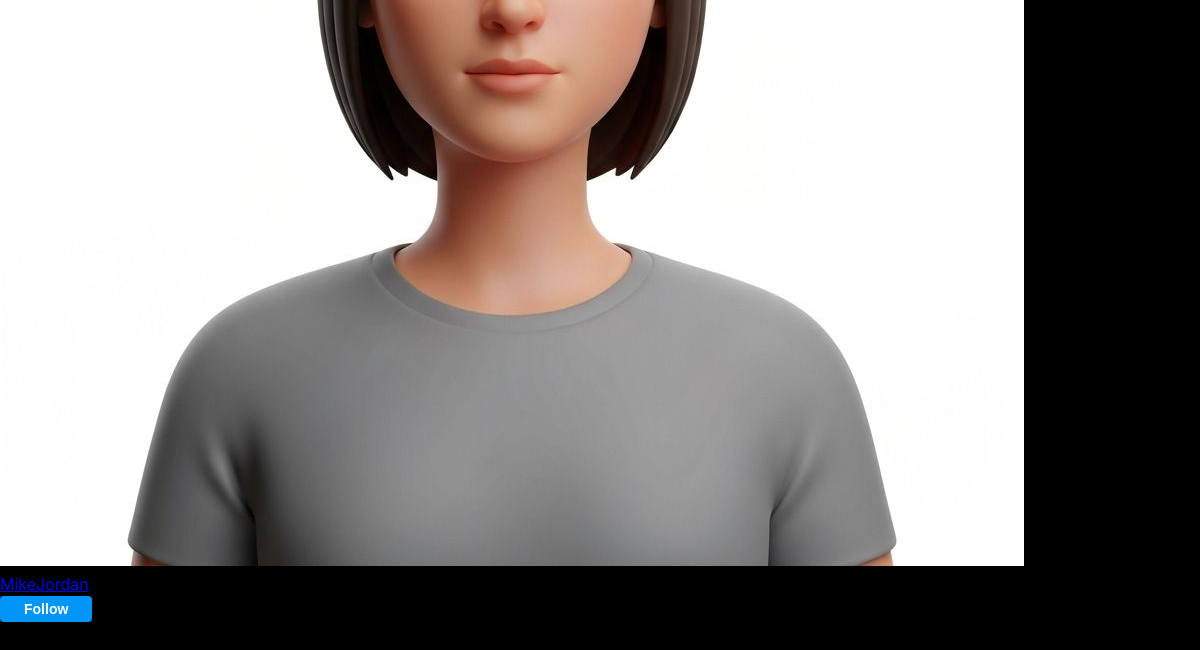
Before: /followers/testuser/ (signed in, lower part) with the older database file.
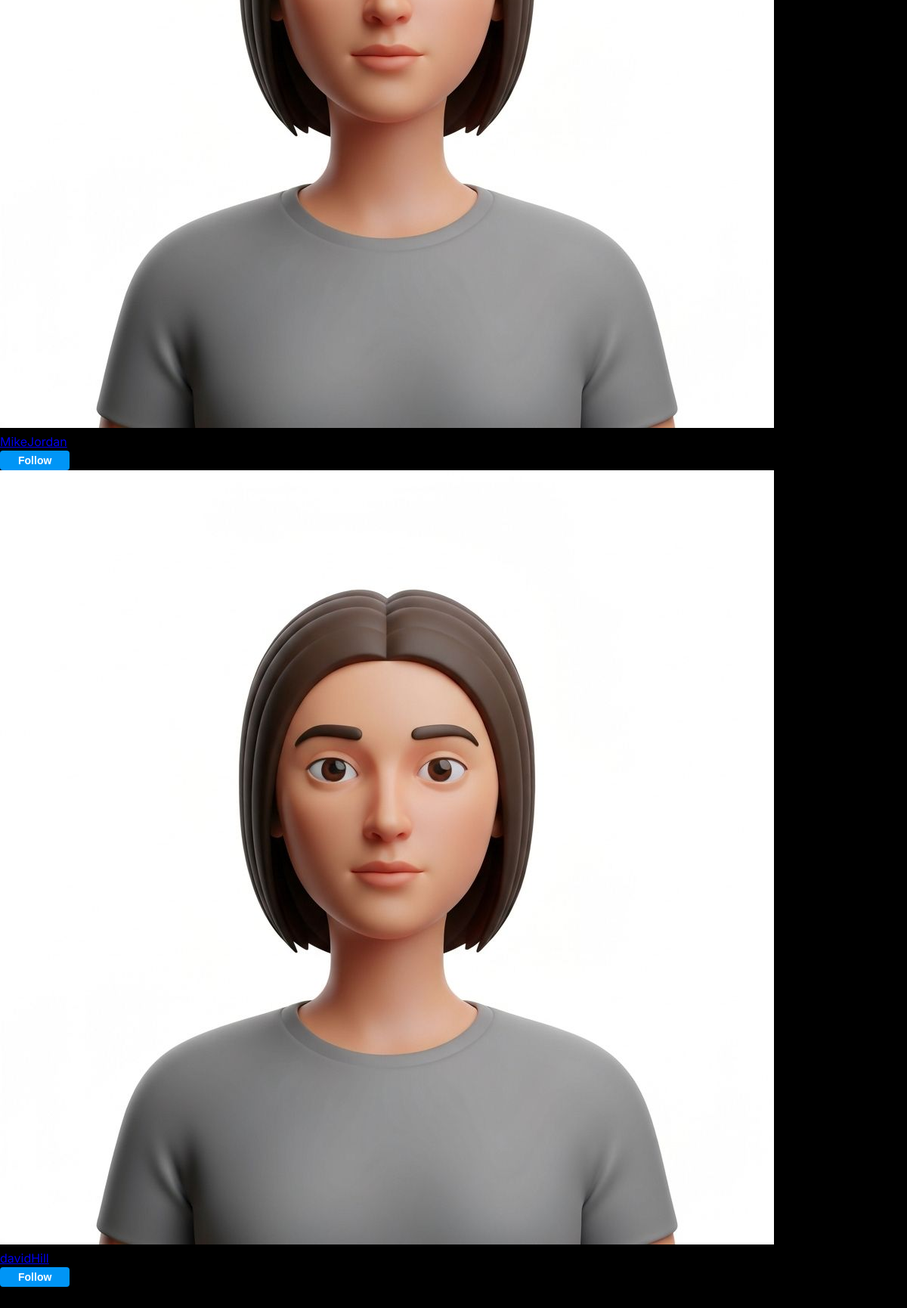
After: the same page with the newer database file.
### core/models.py (models this page shows, shortened)
class Follow(models.Model):
    follower = models.ForeignKey(User, on_delete=models.CASCADE, related_name='following')
    following = models.ForeignKey(User, on_delete=models.CASCADE, related_name='followers')
    created_at = models.DateTimeField(auto_now_add=True)
    class Meta:
        unique_together = ('follower', 'following')

class User(AbstractUser):
    bio = models.TextField(max_length=500, blank=True)
    profile_picture = models.ImageField(upload_to='profile_pics/', blank=True, null=True)
    website = models.URLField(blank=True)
    phone_number = models.CharField(max_length=15, blank=True)
    is_private = models.BooleanField(default=False)
    followers_count = models.PositiveIntegerField(default=0)
    following_count = models.PositiveIntegerField(default=0)
    posts_count = models.PositiveIntegerField(default=0)
    created_at = models.DateTimeField(auto_now_add=True)

### core/views.py (the view)
@login_required
def followers_list(request, username):
    user = get_object_or_404(User, username=username)
    followers = Follow.objects.filter(following=user).select_related('follower')
    return render(request, 'core/followers_list.html', {
        'profile_user': user,
        'followers': followers
    })

### templates/core/followers_list.html (shortened to what this page needs)
{% extends 'core/base_main.html' %}
{% block content %}
<div class="followers-container">
    <div class="followers-modal">
        <div class="followers-list">
            {% for follow in followers %}
            <div class="follower-item">
                <div class="follower-info">
                    <img src="{% if follow.follower.profile_picture %}{{ follow.follower.profile_picture.url }}{% else %}/static/images/default-avatar.jpg{% endif %}"
                         alt="{{ follow.follower.username }}" class="follower-avatar">
                    <div class="follower-details">
                        <a href="{% url 'core:profile' follow.follower.username %}" class="follower-username">{{ follow.follower.username }}</a>
                    </div>
                </div>
                {% if follow.follower != user %}
                <button class="follow-btn" data-username="{{ follow.follower.username }}">
                    {% if follow.follower in user.following.all %}Unfollow{% else %}Follow{% endif %}
                </button>
                {% endif %}
            </div>
            {% empty %}
            <div class="empty-state">
                <p>No followers yet</p>
            </div>
            {% endfor %}
        </div>
    </div>
</div>
{% endblock %}

### templates/core/base_main.html (shortened to what this page needs)
<!DOCTYPE html>
<html lang="en">
<head>
    <link rel="stylesheet" href="/static/css/style.css">
</head>
<body class="main-container">
    <div class="content">
        {% block content %}
        {% endblock %}
    </div>
</body>
</html>

### static/css/style.css (style rules this page uses)
* { margin: 0; padding: 0; box-sizing: border-box; }
body { font-family: "Inter", -apple-system, BlinkMacSystemFont, "Segoe UI", Roboto, Helvetica, Arial, sans-serif; background-color: #000000; color: #ffffff; line-height: 1.5; }
.main-container { background-color: #000000; min-height: 100vh; color: #ffffff; }
.follow-btn { background-color: #0095f6; border: none; border-radius: 4px; color: #ffffff; font-size: 14px; font-weight: 600; padding: 5px 24px; cursor: pointer; transition: all 0.2s ease; }
.content { margin-top: 54px; padding: 30px 0; }
:root { --bg-primary: #000000; --bg-secondary: #1a1a1a; --bg-tertiary: #262626; --text-primary: #ffffff; --text-secondary: #8e8e8e; --accent-blue: #0095f6; --accent-red: #ed4956; --border-color: #262626; }
body { background-color: var(--bg-primary); color: var(--text-primary); }

Changed rows visible on the page:
added Follow: follower.username "davidHill", shows "Follow"
